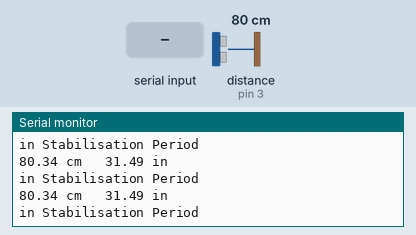
Simulated run of this sketch. Board: Arduino Uno, built with avr-gcc and run on an emulated ATmega328P. On the bench: the last lines printed to the serial monitor. Wiring (inferred from the names in the program): ultrasonic range finder: trigger pin 2; echo pin 3. The inputs (shaded band) are chosen by the test bench; at power-on: distance to the obstacle (sensor on pin 3) 80 cm. The echo pulse lasts 58.3 µs per cm.

Above: at 1.2 s.
1.3 s: distance to the obstacle (sensor on pin 3) set to 35 cm
At 2.0 s:
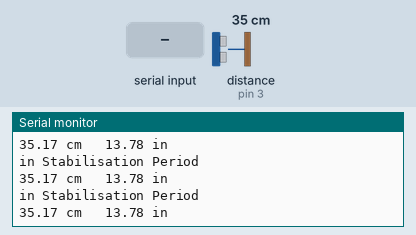
4.3 s: byte 30 received over Serial
7.3 s: distance to the obstacle (sensor on pin 3) set to 2 cm
At 7.8 s:
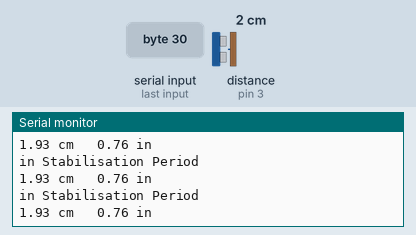
8.8 s: distance to the obstacle (sensor on pin 3) set to 9 cm
At 9.4 s:
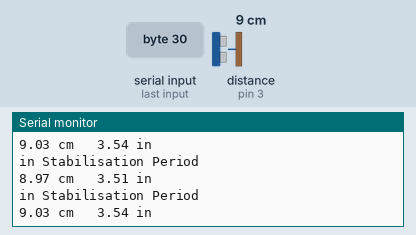
11.8 s: distance to the obstacle (sensor on pin 3) set to 299 cm
At 11.91 s:
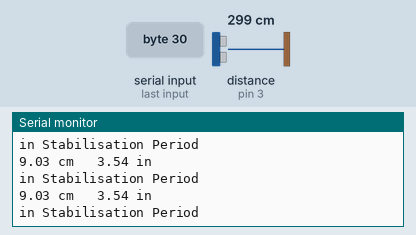
14.8 s: distance to the obstacle (sensor on pin 3) set to 250 cm
At 14.88 s:
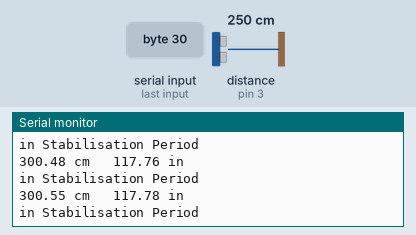
Timing chart, 0 to 17.8 s (numbered marks = the images above; inputs shaded):
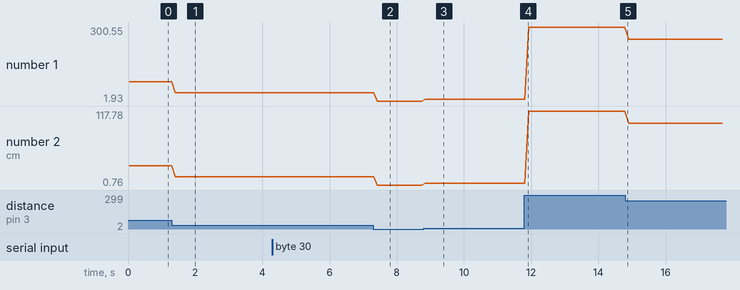

Measured:
- after the input at 1.3 s, the serial monitor: prints a new line after 0.11 s (image 1)
- after the input at 7.3 s, the serial monitor: prints a new line after 0.12 s (image 2)
- after the input at 8.8 s, the serial monitor: prints a new line at once (image 3)
- plotted number 1: 80.34 → 35.17 after the input at 1.3 s, 35.17 → 1.93 after the input at 7.3 s, 1.93 → 9.03 after the input at 8.8 s, 9.03 → 300.55 after the input at 11.8 s, 300.55 → 251.31 after the input at 14.8 s
- plotted number 2: 31.49 → 13.78 after the input at 1.3 s, 13.78 → 0.76 after the input at 7.3 s, 0.76 → 3.54 after the input at 8.8 s, 3.54 → 117.78 after the input at 11.8 s, 117.78 → 98.49 after the input at 14.8 s

The sketch:

Science_Fair_8th.ino
```cpp
// (licence header left out)
// Pins
const int trigPin1=2;
const int echoPin1=3;

const int trigPin2=4;
const int echoPin2=5;

//const int trigPin3=6;
//const int echoPin3=7;

//const int trigPin4=8;
//const int echoPin4=9;

//const int TRIG_PIN = 7;
//const int ECHO_PIN = 8;


int score = 0;

// Anything over 400 cm (23200 us pulse) is "out of range"
const unsigned int MAX_DIST = 23200;

//
const int STABILISATION_TIME_SECS = 10 ;

const int SAMPLE_BUFFER_ENTRIES = 20 ;
unsigned long sample_buffer[ SAMPLE_BUFFER_ENTRIES ] = {0} ;
int sample_buffer_ptr = 0 ;

unsigned long stabilisation_period_start_ms ;
unsigned long alarm_triggered_ms ;
const unsigned long ALARM_DURATION_MS = 4000 ;

// boolean lastValidPulseOutOfAverage = false ;
int consecutiveOutOfAveragePulseCount = 0 ;
const int TRIGGER_LEVEL_OUT_OF_AVERAGE_PULSES = 0 ;  // consecutive


void addSample( unsigned long pulseLengthUs ) {
  sample_buffer[ sample_buffer_ptr ] = pulseLengthUs ;
  sample_buffer_ptr ++ ;
  if ( sample_buffer_ptr >= SAMPLE_BUFFER_ENTRIES ) sample_buffer_ptr = 0 ;
}


unsigned long averageSampleUs() {
  unsigned long av = 0 ;
  for ( int i = 0 ; i < SAMPLE_BUFFER_ENTRIES ; i ++ ) {
    av += ( sample_buffer[ i ] / SAMPLE_BUFFER_ENTRIES ) ;
  }
  return av ;
}


void setup() {
  // The Trigger pin will tell the sensor to range find
  pinMode(trigPin1, OUTPUT);
  digitalWrite(trigPin1, LOW);
  pinMode(trigPin2, OUTPUT);
  digitalWrite(trigPin2, LOW);

  // We'll use the serial monitor to view the sensor output
  Serial.begin(9600);

  stabilisation_period_start_ms = millis() ;
  alarm_triggered_ms = 0 ;
}


void loop() {

  unsigned long t1;
  unsigned long t2;
  unsigned long pulse_width;
  float cm;
  float inches;
  long incomingByte;

  if (Serial.available() > 0) {
    incomingByte = Serial.read();
    if (incomingByte = "score") {
      Serial.println();
      Serial.println();
      Serial.println(score-1);
      Serial.println();
      Serial.println();


        }

  }

  // Hold the trigger pin high for at least 10 us
  digitalWrite(trigPin1, HIGH);
  delayMicroseconds(10);
  digitalWrite(trigPin1, LOW);

  // Wait for pulse on echo pin

  unsigned long wait1 = micros();

  while ( digitalRead(echoPin1) == 0  ) {
    if ( micros() - wait1 > MAX_DIST ) {
      Serial.println("wait1 Out of range");
      return ;
    }
  }

  // Measure how long the echo pin was held high (pulse width)
  // Note: the micros() counter will overflow after ~70 min
  t1 = micros();
  while ( digitalRead(echoPin1) == 1  ) {
    if ( micros() - t1 > MAX_DIST ) {
      Serial.println("wait2 Out of range");
      return ;
    }
  }

  t2 = micros();

  pulse_width = t2 - t1;


  // Calculate distance in centimeters and inches. The constants
  // are found in the datasheet, and calculated from the assumed speed
  //of sound in air at sea level (~340 m/s).
  cm = pulse_width / 58.0;
  inches = pulse_width / 148.0;


  // Print out results
  if ( pulse_width > MAX_DIST ) {
    Serial.println("Out of range");
  } else {

    /*
        We have a valid pulse

    */


    if ( millis() - stabilisation_period_start_ms > ( STABILISATION_TIME_SECS * 1000UL ) ) {
      unsigned long avPulse = averageSampleUs() ;
      if ( labs ( avPulse - pulse_width ) >  avPulse / 7  ) {
        // circa 15% change
        if ( consecutiveOutOfAveragePulseCount >=  TRIGGER_LEVEL_OUT_OF_AVERAGE_PULSES  ) {
          // initiate alarm and reset
          Serial.println("GOAL");
          alarm_triggered_ms = millis() ;
          consecutiveOutOfAveragePulseCount = 0 ;
          stabilisation_period_start_ms = millis() ;
          score ++;
          Serial.println();
          Serial.println();
          Serial.println();

        }
        else {
          consecutiveOutOfAveragePulseCount ++ ;
          Serial.println("got out of average pulse. Dropping");
        }
      }
      else {
        addSample( pulse_width ) ;
        consecutiveOutOfAveragePulseCount = 0  ;
      }
    }
    else {
      Serial.println("in Stabilisation Period");
      addSample( pulse_width ) ;
      consecutiveOutOfAveragePulseCount = 0 ;
    }


    Serial.print(cm);
    Serial.print(" cm \t");
    Serial.print(inches);
    Serial.println(" in");
  }

  // Wait at least 60ms before next measurement
  delay(100);
}
```
